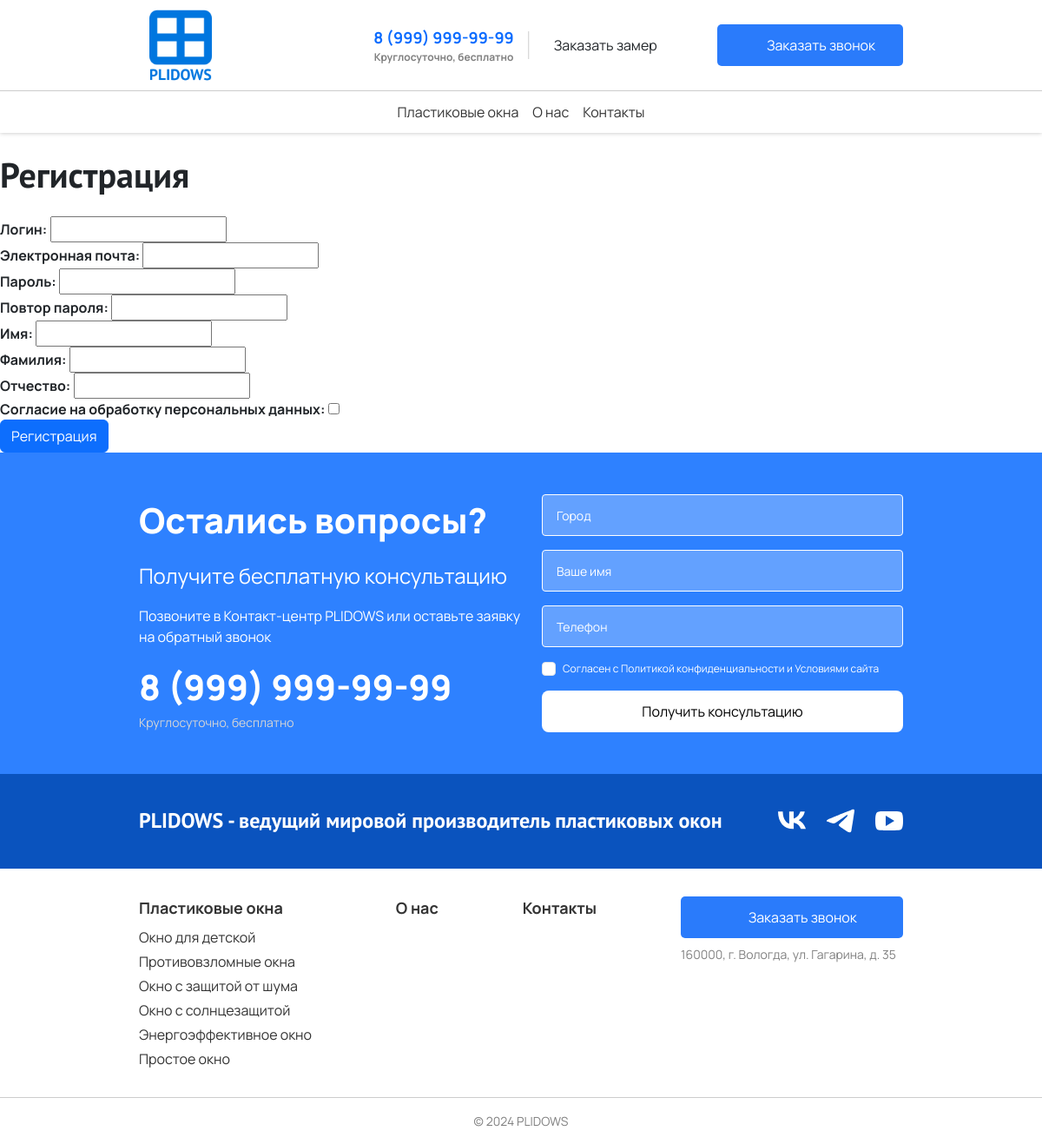
Screenshot of /register/ with the database file from the repository.
### windows/models.py (models this page shows, shortened)
class Product(models.Model):
    name = models.CharField(max_length=255, verbose_name="Название", blank=False)
    date = models.DateTimeField(verbose_name="Дата добавления", auto_now_add=True)
    photo_file = models.ImageField(max_length=255, upload_to=get_name_file, blank=True, null=True, verbose_name="Фото товара",
                                   validators=[FileExtensionValidator(allowed_extensions=['png', 'jpg', 'jpeg', 'webp'])])
    profile = models.CharField(verbose_name="Профиль", max_length=255, blank=False)
    colors = models.CharField(verbose_name="Цвета уплотнений", max_length=255, blank=False)
    cameras = models.CharField(verbose_name="Количество камер", max_length=255, blank=False)
    montage = models.CharField(verbose_name="Монтажная ширина, мм", max_length=255, blank=False)
    rebate = models.CharField(verbose_name="Высота фальца, мм", max_length=255, blank=False)
    fulfillment = models.CharField(verbose_name="Исполнения", max_length=255, blank=False)
    material = models.CharField(verbose_name="Материал уплотнений", max_length=255, blank=False)
    glass_unit = models.CharField(verbose_name="Тип стеклопакета", max_length=255, blank=False)
    resistance = models.CharField(verbose_name="Сопротивление теплопередаче (с установленным армированием), м²С/Вт", max_length=255, blank=False)
    height = models.CharField(verbose_name="Высота комбинации рама-створка в световом проеме (типовой вариант)", max_length=255, blank=False)
    description = models.TextField(verbose_name="Описание", blank=False, default="")
    def get_absolute_url(self):
        return reverse('product', args=[str(self.id)])
    class Meta:
        verbose_name = 'Товар'
        verbose_name_plural = 'Товары'

### windows/views.py (the view)
# urls.py: path('register/', RegisterView.as_view(), name="register"),
class RegisterView(CreateView):
    template_name = 'registration/register.html'
    form_class = RegisterUserForm
    success_url = reverse_lazy('login')

### windows/context_processors.py (called while the page is built)
def provide_products_for_footer(request):
    return {
        'products': Product.objects.order_by('-date'),
        'products_for_production': Product.objects.order_by('-date')[3:6]
    }

### windows/templates/registration/register.html (shortened to what this page needs)
{% extends 'index.html' %}
{% block content %}
    <h1>Регистрация</h1>
    <form methos="post">
        {{ form.as_p }}
        <button type="submit" class="btn-primary btn">
            Регистрация
        </button>
    </form>
{% endblock %}

### windows/templates/index.html (shortened to what this page needs)
<!doctype html>
<html lang="ru">
<head>
    {% load static %}
    <link rel="stylesheet" href="{% static 'css/bootstrap.min.css' %}">
    <link rel="stylesheet" href="{% static 'css/main.css' %}">
</head>
<body>
<header class="d-flex flex-column">
    <div class="d-flex justify-content-between align-items-center header-top py-1">
        <a href="/" class="navbar-brand">
            <img class="nav-logo logo" src="{% static 'logo.png' %}" alt="logo">
        </a>
        <div class="d-flex align-items-center gap-3 header_contacts">
            <div class="d-flex flex-column align-items-center">
                <a href="tel:89999999999">8 (999) 999-99-99</a>
                <p class="text-black-50">Круглосуточно, бесплатно</p>
            </div>
            <button class="btn order_measure order_measure_header">Заказать замер</button>
        </div>
        <button class="order_call">
            <p class="order_call_icon"></p>
            <p>Заказать звонок</p>
        </button>
    </div>
    <nav class="navbar navbar-expand-md py-1 mx-auto">
        <div class="d-flex header_navbar py-2 gap-3">
            <a href="{% url 'catalog' %}">Пластиковые окна</a>
            <a href="{% url 'about' %}">О нас</a>
            <a href="{% url 'contact' %}">Контакты</a>
        </div>
    </nav>
</header>
<main role="main">
    <div class="starter-template">
        {% block content %}{% endblock %}
    </div>
</main>
<footer>
    <div class="have_questions_form">
        <div class="d-flex justify-content-between gap-3 why_us_form_container main_wrapper">
            <div class="d-flex flex-column gap-3 w-50 why_us_form_text_container">
                <span class="why_us_form_heading">
                    Остались вопросы?
                </span>
                <p class="have_questions_form_text">Получите бесплатную консультацию</p>
                <p class="why_us_form_text">Позвоните в Контакт-центр PLIDOWS или оставьте заявку на обратный звонок</p>
                <div class="d-flex flex-column">
                    <span class="why_us_form_heading">
                        8 (999) 999-99-99
                    </span>
                    <span class="small_text">Круглосуточно, бесплатно</span>
                </div>
            </div>
            <form action="/" method="POST" class="flex-column gap-3 w-50 why_us_form_wrapper order_form">
                <input type="text" placeholder="Город" name="city" class="why_us_form_input" required>
                <input type="text" placeholder="Ваше имя" name="name" class="why_us_form_input" required>
                <input type="text" placeholder="Телефон" name="phone" class="why_us_form_input" required>
                <div class="d-flex gap-2 why_us_form_rules align-items-center">
                    <input type="checkbox" id="rules_have_question" name="rules" class="form-check-input mt-0" required>
                    <label for="rules_have_question">Cогласен с <a href="policy">Политикой конфиденциальности</a> и <a href="conditions">Условиями сайта</a></label>
                </div>
                <button class="why_us_form_submit">Получить консультацию</button>
            </form>
        </div>
    </div>
    <div class="d-flex footer_socials justify-content-between align-items-center">
        <h1>PLIDOWS - ведущий мировой производитель пластиковых окон</h1>
        <div class="d-flex gap-4 footer_socials_icons">
            <a href="https://vk.com" target="_blank" class="text-white">
            </a>
            <a href="https://web.telegram.org" target="_blank" class="text-white">
            </a>
            <a href="https://youtube.com" target="_blank" class="text-white">
            </a>
        </div>
    </div>
    <div class="d-flex gap-3 footer_nav justify-content-between">
        <div class="d-flex flex-column gap-2">
            <a href="{% url 'catalog' %}" class="footer_nav_link">Пластиковые окна</a>
            <div class="d-flex flex-column gap-1">
                {% for item in products %}
                    <a href="{{ item.get_absolute_url }}" class="footer_nav_sub_link">
                        {{ item.name }}
                    </a>
                {% endfor %}
            </div>
        </div>
        <a href="{% url 'about' %}" class="footer_nav_link">О нас</a>
        <a href="{% url 'contact' %}" class="footer_nav_link">Контакты</a>
        <div class="d-flex flex-column align-items-start footer_order_call gap-2">
            <button class="order_call">
                <p class="order_call_icon"></p>
                <p>Заказать звонок</p>
            </button>
            <p class="text-black-50 small_text">160000, г. Вологда, ул. Гагарина, д. 35</p>
        </div>
    </div>
    <div class="d-flex footer_copyright_block justify-content-center">
        <p class="small_text text-black-50">
            © 2024 PLIDOWS
        </p>
    </div>
</footer>
</body>
</html>

### windows/static/css/main.css (style rules this page uses)
body { font-family: "Manrope", sans-serif; font-weight: 700; }
h1 { margin-bottom: 1.5rem; margin-top: 1.5rem; }
h1, h2, h3, h4, h5 { font-family: "PTSans", sans-serif; font-weight: 700; }
p { margin: 0; }
.main_wrapper { padding: 1rem 10rem; }
.logo { width: 6rem; height: 6rem; }
a, .navbar input[type=submit] { color: rgba(0,0,0,.8); font-size: 1.125rem; transition: color .3s ease; text-decoration: none; }
.header_navbar a { font-size: 1rem; font-weight: 400; }
header { box-shadow: 0 0 5px rgba(0,0,0,.25); }
.header-top { border-bottom: 1px solid rgba(0,0,0,.2); padding-left: 10rem; padding-right: 10rem; }
.header_contacts { position: absolute; left: 50%; transform: translateX(-50%); }
.header_contacts a { font-size: 1.125rem; color: #0b6cff; }
.header_contacts p { font-size: 0.75rem; }
.order_measure_header { transition: color .3s ease; }
.order_call { display: flex; align-items: center; justify-content: center; gap: 0.75rem; background: #2a7bfb; color: white; border-radius: 5px; border: 0; padding: .75rem 2rem; transition: background-color .3s ease; }
.order_call_icon { font-family: "fa-solid"; }
.footer_socials { background: #0a53be; padding: 1rem 10rem; color: white; }
.footer_socials h1 { font-size: 1.5rem; }
.footer_socials_icons svg { width: 2rem; height: 2rem; transition: color .3s ease; }
.footer_nav { padding: 2rem 10rem; }
.footer_nav_link { font-size: 1.125rem; height: fit-content; }
.footer_nav_sub_link { font-size: 1rem; font-weight: 400; }
.footer_order_call { width: 16rem; }
.footer_order_call button { width: 100%; }
.small_text { font-size: 14px; font-weight: 400; }
.footer_copyright_block { padding: 1rem 0; border-top: 1px solid rgba(0,0,0,.2); }
.why_us_form_container { padding-top: 3rem; padding-bottom: 3rem; }
.why_us_form_heading { font-size: 2.5rem; color: #0b6cff; font-weight: 900; }
.why_us_form_text { font-weight: 400; color: #002666; }
.why_us_form_wrapper { max-width: 26rem }
.why_us_form_input, .order_modal_input { height: 3rem; border: 1px solid rgba(0,0,0,.2); padding: 0.5rem 1rem; font-size: .875rem; transition: border .3s ease, box-shadow .3s ease; outline: none; -webkit-border-radius: .25rem; -moz-border-radius: .25rem; border-radius: .25rem; }
.why_us_form_rules label, .order_modal_rules label { font-size: .75rem; font-weight: 400; }
.why_us_form_rules label a, .order_modal_rules label a { font-size: .75rem; color: #0a58ca; }
.why_us_form_submit, .order_modal_submit { height: 3rem; border: 0; -webkit-border-radius: .5rem; -moz-border-radius: .5rem; border-radius: .5rem; background: #1a73fe; color: white; transition: background-color .3s ease; }
.have_questions_form { background: #2e81ff; }
.have_questions_form .why_us_form_heading, .have_questions_form .why_us_form_text, .have_questions_form_text { color: white; }
.have_questions_form .small_text { color: #d5d5d5; }
.have_questions_form_text { font-size: 1.5rem; font-weight: 400; }
.have_questions_form .why_us_form_input { background: rgba(255,255,255,.25); color: white; border: 1px solid white; }
.have_questions_form .why_us_form_input::placeholder { color: white; }
.have_questions_form .why_us_form_rules, .have_questions_form .why_us_form_rules a { color: white; }
.have_questions_form .why_us_form_submit { background: white; color: #000; }
.order_form { display: flex; transition: opacity .3s ease; }

### rows the page displays
Product: name "Окно для детской"
Product: name "Противовзломные окна"
Product: name "Окно с защитой от шума"
Product: name "Окно с солнцезащитой"
Product: name "Энергоэффективное окно"
Product: name "Простое окно"
